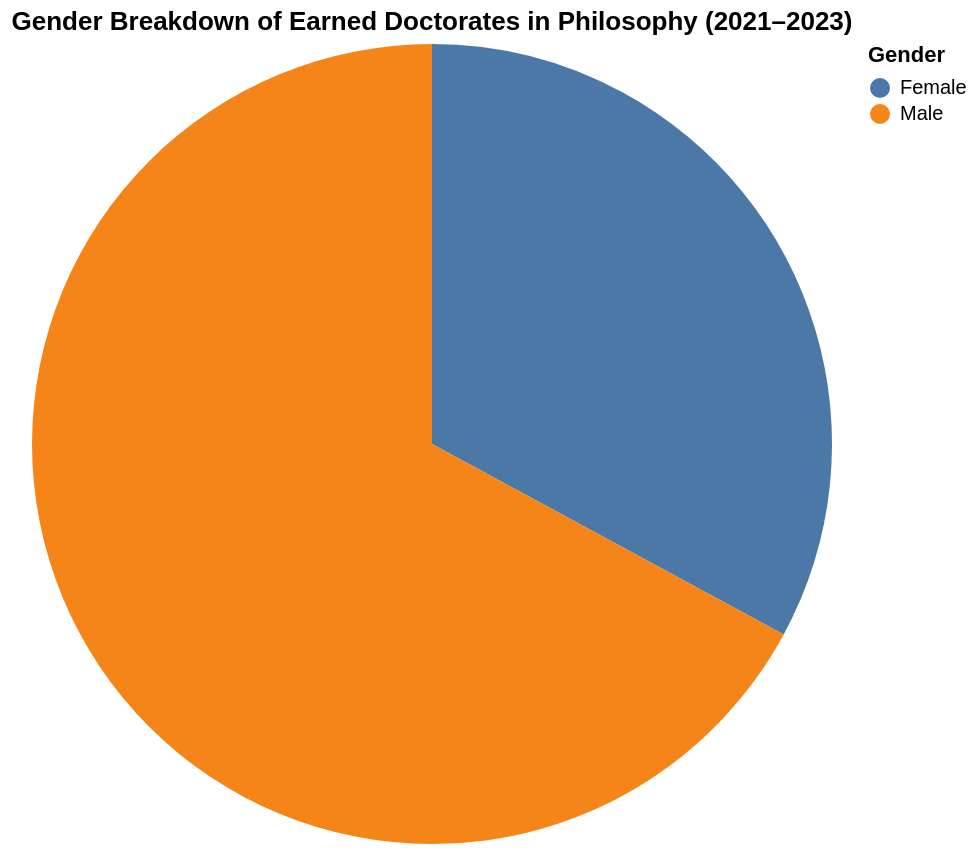

The code cell stored with this chart in its notebook:
### Markdown cell above
<div class="text-box">
    
## Earned Doctorates in Philosophy by Sex 
    
    
(Add a note here that IPEDS only includes Sex, and not a diverse array of gender identities)

### Code cell
#|code-fold: true



gender_df = df[df["Major"].isin(majors)]


gender_agg = (
    gender_df.groupby("Sex")["Awards/Degrees Conferred"]
    .sum()
    .reset_index()
)


pie_chart = alt.Chart(gender_agg).mark_arc().encode(
    theta=alt.Theta(field="Awards/Degrees Conferred", type="quantitative"),
    color=alt.Color(field="Sex", type="nominal", legend=alt.Legend(title="Gender")),
    tooltip=["Sex", "Awards/Degrees Conferred"]
).properties(
    title="Gender Breakdown of Earned Doctorates in Philosophy (2021–2023)",
    width=400,
    height=400
)

pie_chart

### Figure 1 — Vega-Lite specification as saved in the notebook (floating-point values rounded to 4 significant figures)
{"config": {"view": {"continuousWidth": 300, "continuousHeight": 300}}, "data": {"name": "data-d010c0e056effba4f2df3090fc2861b7"}, "mark": {"type": "arc"}, "encoding": {"color": {"field": "Sex", "legend": {"title": "Gender"}, "type": "nominal"}, "theta": {"field": "Awards/Degrees Conferred", "type": "quantitative"}, "tooltip": [{"field": "Sex", "type": "nominal"}, {"field": "Awards/Degrees Conferred", "type": "quantitative"}]}, "height": 400, "title": "Gender Breakdown of Earned Doctorates in Philosophy (2021–2023)", "width": 400, "$schema": "https://vega.github.io/schema/vega-lite/v5.14.1.json", "datasets": {"data-d010c0e056effba4f2df3090fc2861b7": [{"Sex": "Female", "Awards/Degrees Conferred": 278}, {"Sex": "Male", "Awards/Degrees Conferred": 567}]}}
